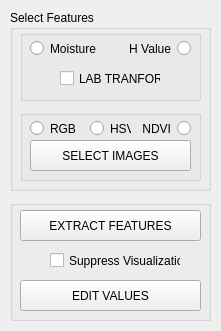
<?xml version="1.0" encoding="UTF-8"?>
<ui version="4.0">
 <class>MainWindow_TRAINphNmoisture</class>
 <widget class="QMainWindow" name="MainWindow_TRAINphNmoisture">
  <property name="geometry">
   <rect>
    <x>0</x>
    <y>0</y>
    <width>221</width>
    <height>331</height>
   </rect>
  </property>
  <property name="windowTitle">
   <string>Train pH &amp; Moisture dataset</string>
  </property>
  <widget class="QWidget" name="centralwidget">
   <widget class="QGroupBox" name="groupBox_5">
    <property name="geometry">
     <rect>
      <x>10</x>
      <y>200</y>
      <width>201</width>
      <height>121</height>
     </rect>
    </property>
    <property name="title">
     <string/>
    </property>
    <widget class="QCheckBox" name="checkBox_SUPRESSvisualization">
     <property name="geometry">
      <rect>
       <x>40</x>
       <y>50</y>
       <width>131</width>
       <height>21</height>
      </rect>
     </property>
     <property name="text">
      <string>Suppress Visualization</string>
     </property>
    </widget>
    <widget class="QPushButton" name="pushButton_EDIT">
     <property name="geometry">
      <rect>
       <x>10</x>
       <y>80</y>
       <width>181</width>
       <height>31</height>
      </rect>
     </property>
     <property name="text">
      <string>EDIT VALUES</string>
     </property>
    </widget>
    <widget class="QPushButton" name="pushButton_EXTRACT">
     <property name="geometry">
      <rect>
       <x>10</x>
       <y>10</y>
       <width>181</width>
       <height>31</height>
      </rect>
     </property>
     <property name="text">
      <string>EXTRACT FEATURES</string>
     </property>
    </widget>
   </widget>
   <widget class="QGroupBox" name="groupBox">
    <property name="geometry">
     <rect>
      <x>10</x>
      <y>10</y>
      <width>201</width>
      <height>181</height>
     </rect>
    </property>
    <property name="title">
     <string>Select Features</string>
    </property>
    <widget class="QGroupBox" name="groupBox_2">
     <property name="geometry">
      <rect>
       <x>10</x>
       <y>100</y>
       <width>181</width>
       <height>71</height>
      </rect>
     </property>
     <property name="title">
      <string/>
     </property>
     <widget class="QPushButton" name="pushButton_SELECT">
      <property name="geometry">
       <rect>
        <x>10</x>
        <y>30</y>
        <width>161</width>
        <height>31</height>
       </rect>
      </property>
      <property name="text">
       <string>SELECT IMAGES</string>
      </property>
     </widget>
     <widget class="QRadioButton" name="radioButton_RGB">
      <property name="geometry">
       <rect>
        <x>10</x>
        <y>10</y>
        <width>51</width>
        <height>17</height>
       </rect>
      </property>
      <property name="text">
       <string>RGB</string>
      </property>
     </widget>
     <widget class="QRadioButton" name="radioButton_HSV">
      <property name="geometry">
       <rect>
        <x>70</x>
        <y>10</y>
        <width>41</width>
        <height>17</height>
       </rect>
      </property>
      <property name="text">
       <string>HSV</string>
      </property>
     </widget>
     <widget class="QRadioButton" name="radioButton_NDVI">
      <property name="geometry">
       <rect>
        <x>120</x>
        <y>10</y>
        <width>51</width>
        <height>17</height>
       </rect>
      </property>
      <property name="layoutDirection">
       <enum>Qt::RightToLeft</enum>
      </property>
      <property name="text">
       <string>NDVI</string>
      </property>
     </widget>
    </widget>
    <widget class="QGroupBox" name="groupBox_3">
     <property name="geometry">
      <rect>
       <x>10</x>
       <y>20</y>
       <width>181</width>
       <height>71</height>
      </rect>
     </property>
     <property name="title">
      <string/>
     </property>
     <widget class="QCheckBox" name="checkBox_LAB">
      <property name="geometry">
       <rect>
        <x>40</x>
        <y>40</y>
        <width>101</width>
        <height>17</height>
       </rect>
      </property>
      <property name="text">
       <string>LAB TRANFORM</string>
      </property>
     </widget>
     <widget class="QRadioButton" name="radio_PHVALUE">
      <property name="geometry">
       <rect>
        <x>110</x>
        <y>10</y>
        <width>61</width>
        <height>17</height>
       </rect>
      </property>
      <property name="layoutDirection">
       <enum>Qt::RightToLeft</enum>
      </property>
      <property name="text">
       <string>pH Value</string>
      </property>
     </widget>
     <widget class="QRadioButton" name="radio_MOISTURE">
      <property name="geometry">
       <rect>
        <x>10</x>
        <y>10</y>
        <width>72</width>
        <height>17</height>
       </rect>
      </property>
      <property name="text">
       <string>Moisture</string>
      </property>
     </widget>
    </widget>
   </widget>
  </widget>
 </widget>
 <resources/>
 <connections/>
</ui>
